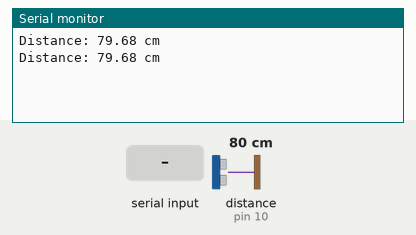
Simulated run of this sketch. Board: Arduino Uno, built with avr-gcc and run on an emulated ATmega328P. On the bench: the last lines printed to the serial monitor. Wiring (inferred from the names in the program): ultrasonic range finder: trigger pin 9; echo pin 10. The test bench sets the inputs (shaded band); at power-on: distance to the obstacle (sensor on pin 10) 80 cm. The echo pulse lasts 58.3 µs per cm.

Above: at 1.2 s.
1.3 s: "stop\n" received over Serial
At 3.0 s:
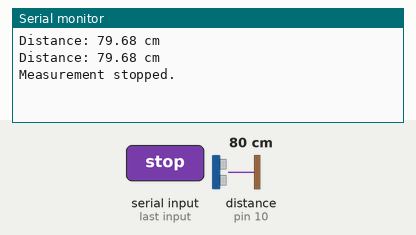
3.5 s: "start\n" received over Serial
At 4.3 s:
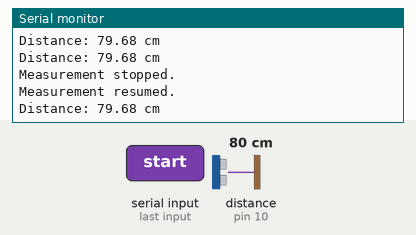
5.0 s: distance to the obstacle (sensor on pin 10) set to 2 cm
At 5.9 s:
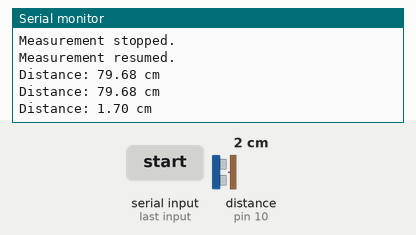
6.5 s: distance to the obstacle (sensor on pin 10) set to 250 cm
At 7.3 s:
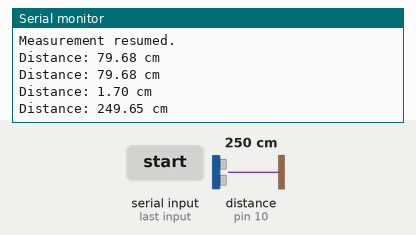
Timing chart, 0 to 9.5 s (numbered marks = the images above; inputs shaded):
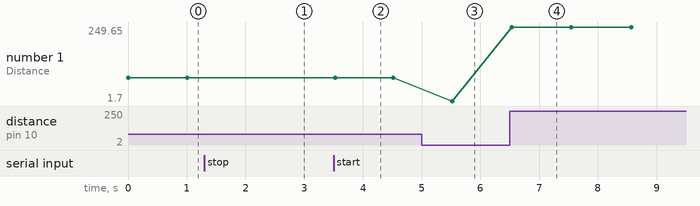

The sketch:

ultrasonic_sensor.ino
```cpp
const int trigPin = 9;
const int echoPin = 10;

float duration, distance;
bool measuring = true;

void setup() {
  pinMode(trigPin, OUTPUT);
  pinMode(echoPin, INPUT);
  Serial.begin(9600);
}

void loop() {
  if (Serial.available() > 0) {
    String input = Serial.readStringUntil('\n');
    input.trim();
    if (input == "stop") {
      measuring = false;
      Serial.println("Measurement stopped.");
    } else if (input == "start") {
      measuring = true;
      Serial.println("Measurement resumed.");
    }
  }

  if (measuring) {
    digitalWrite(trigPin, LOW);
    delayMicroseconds(2);
    digitalWrite(trigPin, HIGH);
    delayMicroseconds(10);
    digitalWrite(trigPin, LOW);

    duration = pulseIn(echoPin, HIGH);
    distance = (duration * 0.0343) / 2;
    Serial.print("Distance: ");
    Serial.print(distance);
    Serial.println(" cm");
    delay(1000);
  }
}
```

Measured:
- after the input at 1.3 s, the serial monitor: prints a new line after 0.71 s (image 1)
- after the input at 3.5 s, the serial monitor: prints a new line at once (image 2)
- after the input at 5.0 s, the serial monitor: prints a new line after 0.52 s (image 3)
- after the input at 6.5 s, the serial monitor: prints a new line at once (image 4)
- plotted number 1: 79.68 → 1.7 after the input at 5.0 s, 1.7 → 249.65 after the input at 6.5 s
